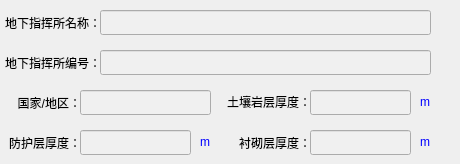
    <widget class="QWidget" name="page_3">
     <widget class="QLabel" name="lbl_ucc_name">
      <property name="geometry">
       <rect>
        <x>5</x>
        <y>10</y>
        <width>91</width>
        <height>25</height>
       </rect>
      </property>
      <property name="text">
       <string>地下指挥所名称：</string>
      </property>
     </widget>
     <widget class="QLineEdit" name="ed_ucc_name">
      <property name="geometry">
       <rect>
        <x>100</x>
        <y>10</y>
        <width>331</width>
        <height>25</height>
       </rect>
      </property>
      <property name="styleSheet">
       <string>background-color: #f0f0f0;</string>
      </property>
      <property name="text">
       <string/>
      </property>
      <property name="readOnly">
       <bool>true</bool>
      </property>
     </widget>
     <widget class="QLineEdit" name="ed_ucc_code">
      <property name="geometry">
       <rect>
        <x>100</x>
        <y>50</y>
        <width>331</width>
        <height>25</height>
       </rect>
      </property>
      <property name="styleSheet">
       <string>background-color: #f0f0f0;</string>
      </property>
      <property name="text">
       <string/>
      </property>
      <property name="readOnly">
       <bool>true</bool>
      </property>
     </widget>
     <widget class="QLabel" name="lbl_ucc_code">
      <property name="geometry">
       <rect>
        <x>5</x>
        <y>50</y>
        <width>91</width>
        <height>25</height>
       </rect>
      </property>
      <property name="text">
       <string>地下指挥所编号：</string>
      </property>
     </widget>
     <widget class="QLabel" name="label_16">
      <property name="geometry">
       <rect>
        <x>420</x>
        <y>130</y>
        <width>25</width>
        <height>23</height>
       </rect>
      </property>
      <property name="sizePolicy">
       <sizepolicy hsizetype="Minimum" vsizetype="Preferred">
        <horstretch>0</horstretch>
        <verstretch>0</verstretch>
       </sizepolicy>
      </property>
      <property name="minimumSize">
       <size>
        <width>25</width>
        <height>23</height>
       </size>
      </property>
      <property name="maximumSize">
       <size>
        <width>31</width>
        <height>23</height>
       </size>
      </property>
      <property name="styleSheet">
       <string notr="true">color:rgba(0, 0, 255, 255)</string>
      </property>
      <property name="text">
       <string>m</string>
      </property>
      <property name="alignment">
       <set>Qt::AlignLeading|Qt::AlignLeft|Qt::AlignVCenter</set>
      </property>
     </widget>
     <widget class="QLabel" name="lbl_lining_layer_thick">
      <property name="geometry">
       <rect>
        <x>230</x>
        <y>130</y>
        <width>81</width>
        <height>25</height>
       </rect>
      </property>
      <property name="text">
       <string>衬砌层厚度：</string>
      </property>
      <property name="alignment">
       <set>Qt::AlignRight|Qt::AlignTrailing|Qt::AlignVCenter</set>
      </property>
     </widget>
     <widget class="QLabel" name="lbl_protective_layer_thick">
      <property name="geometry">
       <rect>
        <x>0</x>
        <y>130</y>
        <width>81</width>
        <height>25</height>
       </rect>
      </property>
      <property name="text">
       <string>防护层厚度：</string>
      </property>
      <property name="alignment">
       <set>Qt::AlignRight|Qt::AlignTrailing|Qt::AlignVCenter</set>
      </property>
     </widget>
     <widget class="QLabel" name="label_15">
      <property name="geometry">
       <rect>
        <x>200</x>
        <y>130</y>
        <width>25</width>
        <height>23</height>
       </rect>
      </property>
      <property name="sizePolicy">
       <sizepolicy hsizetype="Minimum" vsizetype="Preferred">
        <horstretch>0</horstretch>
        <verstretch>0</verstretch>
       </sizepolicy>
      </property>
      <property name="minimumSize">
       <size>
        <width>25</width>
        <height>23</height>
       </size>
      </property>
      <property name="maximumSize">
       <size>
        <width>31</width>
        <height>23</height>
       </size>
      </property>
      <property name="styleSheet">
       <string notr="true">color:rgba(0, 0, 255, 255)</string>
      </property>
      <property name="text">
       <string>m</string>
      </property>
      <property name="alignment">
       <set>Qt::AlignLeading|Qt::AlignLeft|Qt::AlignVCenter</set>
      </property>
     </widget>
     <widget class="QLabel" name="lbl_rock_layer_thick">
      <property name="geometry">
       <rect>
        <x>220</x>
        <y>90</y>
        <width>91</width>
        <height>23</height>
       </rect>
      </property>
      <property name="text">
       <string>土壤岩层厚度：</string>
      </property>
      <property name="alignment">
       <set>Qt::AlignRight|Qt::AlignTrailing|Qt::AlignVCenter</set>
      </property>
     </widget>
     <widget class="QLabel" name="label_13">
      <property name="geometry">
       <rect>
        <x>420</x>
        <y>90</y>
        <width>31</width>
        <height>23</height>
       </rect>
      </property>
      <property name="sizePolicy">
       <sizepolicy hsizetype="Minimum" vsizetype="Preferred">
        <horstretch>0</horstretch>
        <verstretch>0</verstretch>
       </sizepolicy>
      </property>
      <property name="minimumSize">
       <size>
        <width>25</width>
        <height>23</height>
       </size>
      </property>
      <property name="maximumSize">
       <size>
        <width>31</width>
        <height>23</height>
       </size>
      </property>
      <property name="styleSheet">
       <string notr="true">color:rgba(0, 0, 255, 255)</string>
      </property>
      <property name="text">
       <string>m</string>
      </property>
      <property name="alignment">
       <set>Qt::AlignLeading|Qt::AlignLeft|Qt::AlignVCenter</set>
      </property>
     </widget>
     <widget class="QLineEdit" name="ed_ucc_country">
      <property name="geometry">
       <rect>
        <x>80</x>
        <y>90</y>
        <width>131</width>
        <height>25</height>
       </rect>
      </property>
      <property name="styleSheet">
       <string>background-color: #f0f0f0;</string>
      </property>
      <property name="readOnly">
       <bool>true</bool>
      </property>
     </widget>
     <widget class="QLineEdit" name="ed_rock_layer_thick">
      <property name="geometry">
       <rect>
        <x>310</x>
        <y>90</y>
        <width>101</width>
        <height>25</height>
       </rect>
      </property>
      <property name="styleSheet">
       <string>background-color: #f0f0f0;</string>
      </property>
      <property name="readOnly">
       <bool>true</bool>
      </property>
     </widget>
     <widget class="QLineEdit" name="ed_lining_layer_thick">
      <property name="geometry">
       <rect>
        <x>310</x>
        <y>130</y>
        <width>101</width>
        <height>25</height>
       </rect>
      </property>
      <property name="styleSheet">
       <string>background-color: #f0f0f0;</string>
      </property>
      <property name="readOnly">
       <bool>true</bool>
      </property>
     </widget>
     <widget class="QLineEdit" name="ed_protective_layer_thick">
      <property name="geometry">
       <rect>
        <x>80</x>
        <y>130</y>
        <width>111</width>
        <height>25</height>
       </rect>
      </property>
      <property name="styleSheet">
       <string>background-color: #f0f0f0;</string>
      </property>
      <property name="readOnly">
       <bool>true</bool>
      </property>
     </widget>
     <widget class="QLabel" name="lbl_ucc_country">
      <property name="geometry">
       <rect>
        <x>0</x>
        <y>90</y>
        <width>81</width>
        <height>25</height>
       </rect>
      </property>
      <property name="text">
       <string>国家/地区：</string>
      </property>
      <property name="alignment">
       <set>Qt::AlignRight|Qt::AlignTrailing|Qt::AlignVCenter</set>
      </property>
     </widget>
    </widget>
